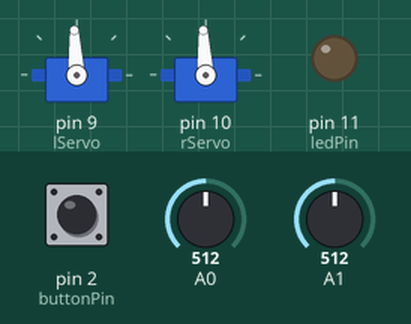
This sketch was run on a simulated Arduino Uno, built with avr-gcc and run on an emulated ATmega328P. Shown: 2 × servo, output pins drawn as LEDs (lit = HIGH). The inputs (shaded band) are chosen by the test bench; at power-on: A0 = 512, pin 2 (buttonPin) LOW, A1 = 512.

Above: at 1.2 s.
1.3 s: A0 set to 539
2.8 s: A0 set to 567
At 3.5 s:
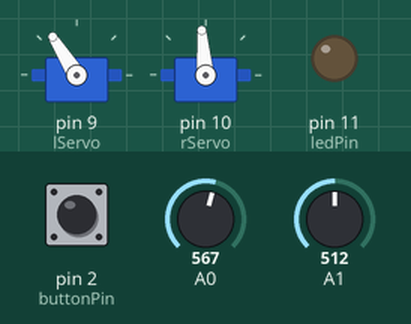
4.3 s: pin 2 (buttonPin) pulled HIGH for 0.15 s
At 4.37 s:
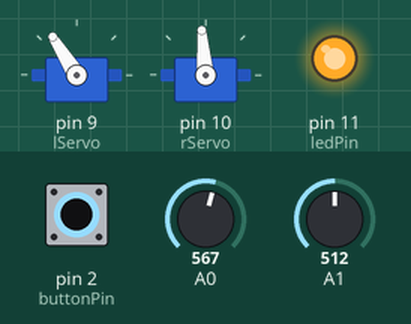
5.9 s: A0 set to 460
At 7.0 s:
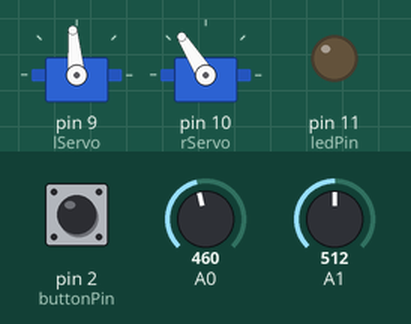
7.4 s: A1 set to 122
At 8.1 s:
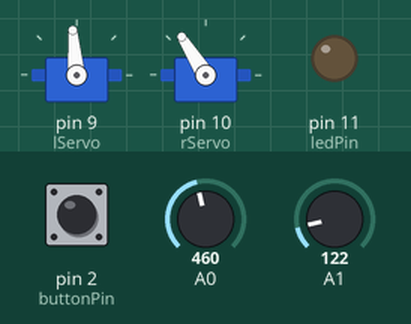
10.4 s: pin 2 (buttonPin) pulled HIGH for 1 s
At 11.2 s:
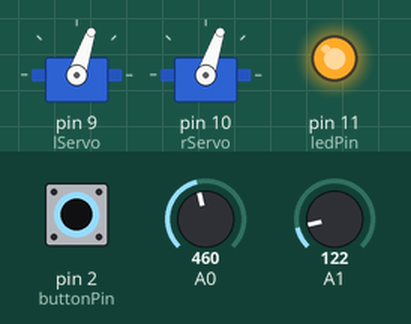
Timing chart, 0 to 60.4 s (numbered marks = the images above; inputs shaded):
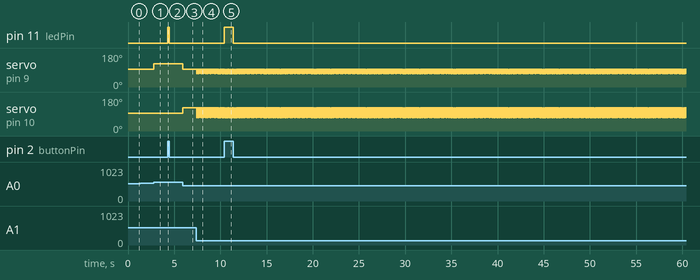

Measured:
- the behaviour switches between 550 and 551 on A0 (found by bisection; images 0 and 1)
- after the input at 1.3 s, every drawn part: stays the same
- after the input at 2.8 s, servo on pin 9 (lServo): 93° → 122° at once; servo on pin 10 (rServo): 93° → 95° at once
- after the input at 4.3 s, pin 11 (ledPin): LOW → HIGH at once, → LOW 0.15 s later
- after the input at 5.9 s, servo on pin 9 (lServo): 122° → 95° at once; servo on pin 10 (rServo): 95° → 122° at once
- after the input at 7.4 s, servo on pin 9 (lServo): alternates 95° for 0.02 s and 71° for 0.02 s, starting at once; servo on pin 10 (rServo): alternates 122° for 0.02 s and 71° for 0.02 s, starting at once
- after the input at 10.4 s, pin 11 (ledPin): LOW → HIGH at once, → LOW 1.0 s later

The sketch:

Robot_Car_By_Ethan_Barnes.ino
```cpp
#include <Servo.h>    //servo library

Servo lServo;         //left servo motor
Servo rServo;

int motorSpeedA = 1500;
int motorSpeedB = 1500;

const int buttonPin = 2;     // the number of the pushbutton pin
const int ledPin =  11;      // the number of the LED pin
int buttonState = 0;         // variable for reading the pushbutton status

void setup() {

  pinMode(ledPin, OUTPUT); // initialize the LED pin as an output:
  pinMode(buttonPin, INPUT); // initialize the pushbutton pin as an input:

  lServo.attach(9);
  rServo.attach(10);

  }

  void loop() {

    int xAxis = analogRead(A0); // Read Joysticks X-axis
    int yAxis = analogRead(A1); // Read Joysticks Y-axis

    //Y-axis used for forward and backward control

    if (yAxis < 470) {

      //Convert the declining Y-axis readings for going backward from 470 to 0 into 1480 to 1200 value for the PWM signal for increasing the motor speed

      motorSpeedA =map(yAxis, 470, 0, 1480, 1200);
      motorSpeedB = map(yAxis,470, 0, 1480, 1200);

      lServo.writeMicroseconds(motorSpeedA); // Send PWM signal to motor A      Set Motor A backward
      rServo.writeMicroseconds(motorSpeedB); // SendPWM signal to motor B       Set Motor B backward

     }

     else if (yAxis > 550) {

      // Convert the increasing Y-axis readings for going forward from 550 to 1023 into 0 to 255 value for the PWM signal for increasing the motor speed

      motorSpeedA = map(yAxis, 550, 1023, 1520, 2000);  // Set Motor A forward
      motorSpeedB = map(yAxis, 550, 1023, 1520, 2000);  // Set Motor B forward

      }

      // If joystick stays in middle the motors are not moving

      else {

        motorSpeedA = 1500; // Set Motor A at stop
        motorSpeedB = 1500; // Set Motor B at stop

        }

        // X-axis used for left and right control

        if (xAxis < 470) {

         // Convert the declining X-axis readings from 470 to 0 into increasing 1520 to 1800 value

         int xMapped = map(xAxis, 470, 0, 1520,1800);

         // Move to left - decrease left motor speed,Increase right motor speed

         motorSpeedA = motorSpeedA - xMapped;
         motorSpeedB = motorSpeedB + xMapped;

         // Confine the range from 1520 to 1800

         if (motorSpeedA < 1520) {

          motorSpeedA = 1520;

          }

          if (motorSpeedB > 1800) {

            motorSpeedB = 1800;

            }

           }

           else if (xAxis > 550) {

            // Convert the declining X-axis readings from 550 to 1023 into increasing 1520 to 1800 value

            int xMapped = map(xAxis, 550, 1023, 1520, 1800);


            // Move right - decrease right motor speed, increase left motor speed

            motorSpeedA = motorSpeedA + xMapped;
            motorSpeedB = motorSpeedB - xMapped;

            // Confine the range from 1520 to 1800

            if (motorSpeedA > 1800) {

              motorSpeedA = 1800;

              }

              if (motorSpeedB < 1520) {

                motorSpeedB = 1520;

                }

               }


               // Prevent buzzing at low speeds

               if (motorSpeedA < 70) {
                motorSpeedA = 1500;
                }

                if (motorSpeedB < 70) {
                  motorSpeedB = 1500;
                  }

              lServo.writeMicroseconds(motorSpeedA); // Send PWM signal to motor A
              rServo.writeMicroseconds(motorSpeedB); // SendPWM signal to motor B


              buttonState = digitalRead(buttonPin); // read the state of the pushbutton value:

              // check if the pushbutton is pressed. If it is, the buttonState is HIGH:
              if (buttonState == HIGH) {

              digitalWrite(ledPin, HIGH); // turn LED on:

              }

              else {

              digitalWrite(ledPin, LOW);// turn LED off:
              }

        }
```
